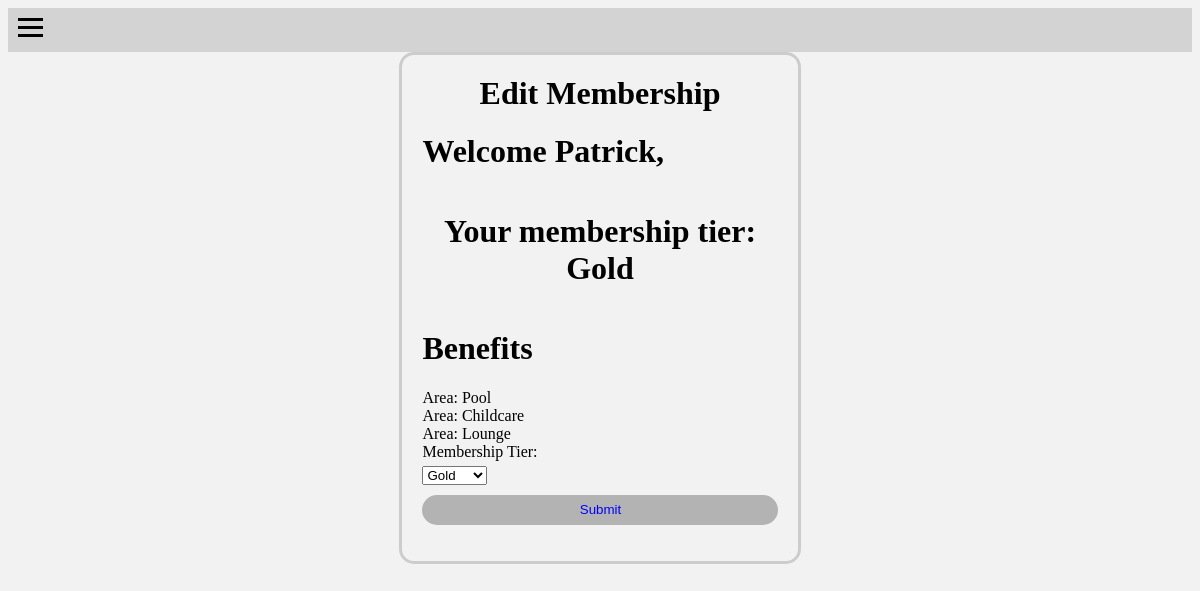
The app's page /editProfile (signed in) with its own data.
### main.py (models this page shows, shortened)
class Member(UserMixin, db.Model):
    __tablename__ = "member"
    Member_ID = db.Column(db.Integer, primary_key=True)
    Fname = db.Column(db.String(50))
    Lname = db.Column(db.String(50))
    DOB = db.Column(db.String(50))
    Email = db.Column(db.String(50))
    Password = db.Column(db.String(50))
    Tier_ID = db.Column(db.String(50), db.ForeignKey('Membership_tier.ID'))
    Trainer_ID = db.Column(db.Integer, db.ForeignKey('trainer.Trainer_ID'))

class Membership_tier(db.Model):
    __tablename__ = "Membership_tier"
    ID = db.Column(db.Integer, primary_key=True)
    Name = db.Column(db.String(50))
    Price = db.Column(db.Integer)
    Length = db.Column(db.Integer)
    benefit = db.relationship('Benefit_Tier', backref='membershiptier', lazy='dynamic')

class Benefit(db.Model):
    __tablename__ = "benefit"
    Benefit_ID = db.Column(db.Integer, primary_key=True)
    Area = db.Column(db.String(50))
    Type = db.Column(db.String(50))
    memberTier = db.relationship('Benefit_Tier', backref='Benefit', lazy='dynamic')

### main.py (the view)
@login_required
@app.route("/editProfile", methods=['POST', 'GET'])
def editProfile():
    if request.method == "POST":
        user = current_user
        new_tier_name = request.form.get("membership_tier")  # Retrieve the selected membership tier from the form
        new_tier = Membership_tier.query.filter_by(Name=new_tier_name).first()
        if new_tier:
            user.Tier_ID = new_tier.ID
            db.session.commit()
            flash("Membership tier updated successfully", "success")
        else:
            flash("Invalid membership tier selected", "error")
        return render_template('home.html', login=login, Fname=user.Fname)
    else:
        user = current_user
        tier = Membership_tier.query.filter_by(ID=user.Tier_ID).first()
        if tier:
            benefitsxtier = Benefit_Tier.query.filter_by(Tier_ID=tier.ID).all()
            benefit_ids = [benefit_tier.Benefit_ID for benefit_tier in benefitsxtier]
            benefits = Benefit.query.filter(Benefit.Benefit_ID.in_(benefit_ids)).all()
        else:
            benefits = []
        tier_name = tier.Name
        return render_template("editProfile.html", login=True, user=user, tier=tier_name, benefits=benefits)

### main.py (called while the page is built)
@login_manager.user_loader
def load_user(user_id):
    return Member.query.get(int(user_id))

### templates/editProfile.html (shortened to what this page needs)
{% extends "base.html" %}
{% block nav %}
    <nav>
        <div class="menu-icon">
            <span></span>
            <span></span>
            <span></span>
        </div>
    </nav>
{% endblock %}
{% block body %}
<html>
<div class="form-container">
    <form action="/editProfile" method='POST'>
        <h1 class="login_header">Edit Membership</h1>
        <h1>Welcome {{ user.Fname }},</h1>
        <h1>Your membership tier: {{ tier }}</h1>
        <h1>Benefits</h1>
        {% for benefit in benefits %}
            <p1>Area: {{ benefit.Area }}</p1>
        {% endfor %}
        <label for="membership_tier">Membership Tier:</label>
        <select id="membership_tier" name="membership_tier">
            <option value="Gold">Gold</option>
        </select>
        <input type="submit" name="submit" class="submit">
    </form>
</div>
</html>
{% endblock %}

### templates/base.html (shortened to what this page needs)
<html>
    <head>
    </head>
    <body>
            {% block nav %}
            {% endblock %}
    </body>
    {% block body %}
    {% endblock %}
</html>

### templates/editProfile.html (style rules this page uses)
.menu-icon { display: block; cursor: pointer; padding: 10px; }
.menu-icon span { display: block; width: 25px; height: 3px; background-color: black; margin-bottom: 5px; }
.form-container { border: 3px solid #ccc; padding: 20px; text-align: center; border-radius: 15px; width: 30%; max-width: 400px; margin: auto; }
form { width: 100%; display: flex; flex-direction: column; align-items: flex-start; }
label { margin-bottom: 5px; }
.submit { background: #b3b3b3; width: 100%; height: 30px; border: none; border-radius: 17px; padding-left: 7px; color: blue; margin-top: 10px; cursor: pointer; transition: background-color 0.3s; }
.login_header { vertical-align:middle; margin:auto; horizontal-align:middle; }

### templates/base.html (style rules this page uses)
body { background-color: #f2f2f2; }
nav { background-color: #d3d3d3; width: 100%; }

### records on screen
Member: Fname "Patrick"
Membership_tier: Name "Gold"
Benefit: Area "Pool"
Benefit: Area "Childcare"
Benefit: Area "Lounge"
